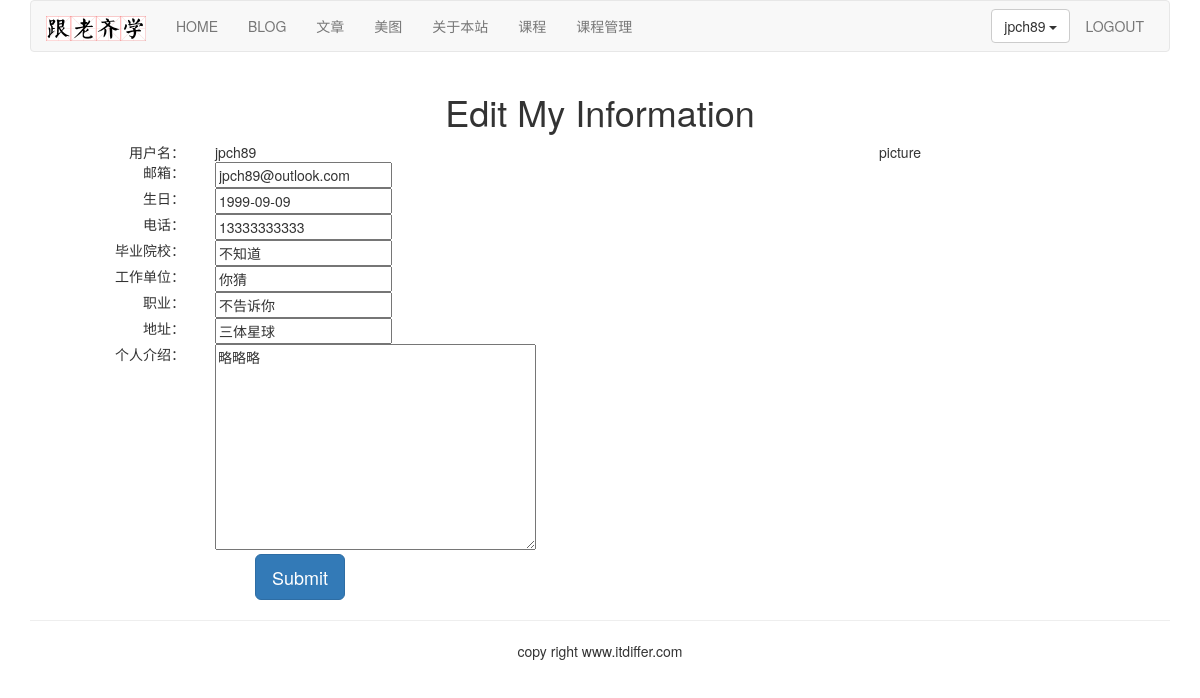
The page /account/edit-my-information/ (signed in) on the database its author committed.
### account/models.py (models this page shows, shortened)
class UserProfile(models.Model):
    user = models.OneToOneField(User, on_delete=models.CASCADE, unique=True)
    birth = models.DateField(blank=True, null=True)
    phone = models.CharField(max_length=20, null=True)

class UserInfo(models.Model):
    user = models.OneToOneField(User, on_delete=models.CASCADE, unique=True)
    school = models.CharField(max_length=100, blank=True)
    company = models.CharField(max_length=100, blank=True)
    profession = models.CharField(max_length=100, blank=True)
    address = models.CharField(max_length=100, blank=True)
    aboutme = models.TextField(blank=True)
    photo = models.ImageField(blank=True)

### account/views.py (the view)
# urls.py: path('edit-my-information/', views.myself_edit, name='edit_my_information'),
@login_required(login_url='/account/login/')
def myself_edit(request):
    userprofile = UserProfile.objects.get(user=request.user) if\
    hasattr(request.user, 'userprofile') else\
    UserProfile.objects.create(user=request.user)
    userinfo = UserInfo.objects.get(user=request.user) if\
    hasattr(request.user, 'userinfo') else\
    UserInfo.objects.create(user=request.user)
    if request.method == 'POST':
        user_form = UserForm(request.POST)
        userprofile_form = UserProfileForm(request.POST)
        userinfo_form = UserInfoForm(request.POST)
        if user_form.is_valid() * userprofile_form.is_valid() * userinfo_form.is_valid():
            user_cd = user_form.cleaned_data
            userprofile_cd = userprofile_form.cleaned_data
            userinfo_cd = userinfo_form.cleaned_data
            request.user.email = user_cd['email']
            userprofile.birth = userprofile_cd['birth']
            userprofile.phone = userprofile_cd['phone']
            userinfo.school = userinfo_cd['school']
            userinfo.company = userinfo_cd['company']
            userinfo.profession = userinfo_cd['profession']
            userinfo.address = userinfo_cd['address']
            userinfo.aboutme = userinfo_cd['aboutme']
            request.user.save()
            userprofile.save()
            userinfo.save()
        return HttpResponseRedirect('/account/my-information/')
    else:
        user_form = UserForm(instance=request.user)
        userprofile_form = UserProfileForm(initial={
            'birth': userprofile.birth,
            'phone': userprofile.phone
        })
        userinfo_form = UserInfoForm(initial={
            'school': userinfo.school,
            'company': userinfo.company,
            'profession': userinfo.profession,
            'address': userinfo.address,
            'aboutme': userinfo.aboutme
        })
        return render(request, 'account/myself_edit.html', {
            'user_form': user_form,
            'userprofile_form': userprofile_form,
            'userinfo_form': userinfo_form
        })

### account/forms.py
class UserForm(forms.ModelForm):
    class Meta:
        model = User
        fields = ('email', )

class UserProfileForm(forms.ModelForm):
    class Meta:
        model = UserProfile
        fields = ('phone', 'birth')

### templates/account/myself_edit.html (shortened to what this page needs)
{% extends "base.html" %}
{% block content %}
<div class="row text-center vertical-middle-sm">
  <h1>Edit My Information</h1>
  <div class="row">
    <div class="col-md-6">
      <form action="." class="form-horizontal" method="post">
        <div class="row">
          <div class="col-md-4 text-right">
            <span>用户名：</span>
          </div>
          <div class="col-md-8 text-left">
            {{ user.username }}
          </div>
        </div>
        <div class="row">
          <div class="col-md-4 text-right">
            <span>邮箱：</span>
          </div>
          <div class="col-md-8 text-left">
            {{ user_form.email }}
          </div>
        </div>
        <div class="row">
          <div class="col-md-4 text-right">
            <span>生日：</span>
          </div>
          <div class="col-md-8 text-left">
            {{ userprofile_form.birth }}
          </div>
        </div>
        <div class="row">
          <div class="col-md-4 text-right">
            <span>电话：</span>
          </div>
          <div class="col-md-8 text-left">
            {{ userprofile_form.phone }}
          </div>
        </div>
        <div class="row">
          <div class="col-md-4 text-right">
            <span>毕业院校：</span>
          </div>
          <div class="col-md-8 text-left">
            {{ userinfo_form.school }}
          </div>
        </div>
        <div class="row">
          <div class="col-md-4 text-right">
            <span>工作单位：</span>
          </div>
          <div class="col-md-8 text-left">
            {{ userinfo_form.company }}
          </div>
        </div>
        <div class="row">
          <div class="col-md-4 text-right">
            <span>职业：</span>
          </div>
          <div class="col-md-8 text-left">
            {{ userinfo_form.profession }}
          </div>
        </div>
        <div class="row">
          <div class="col-md-4 text-right">
            <span>地址：</span>
          </div>
          <div class="col-md-8 text-left">
            {{ userinfo_form.address }}
          </div>
        </div>
        <div class="row">
          <div class="col-md-4 text-right">
            <span>个人介绍：</span>
          </div>
          <div class="col-md-8 text-left">
            {{ userinfo_form.aboutme }}
          </div>
        </div>
        <div class="row">
          <input type="submit" value="Submit" class="btn btn-primary btn-lg">
        </div>
      </form>
    </div>
    <div class="col-md-6">
      <p>picture</p>
    </div>
  </div>
</div>
{% endblock content %}

### templates/header.html (shortened to what this page needs)
{% load staticfiles %}
<div class="container">
  <nav class="navbar navbar-default" role="navigation">
    <div class="navbar-header">
      <a href="http://www.itdiffer.com" class="navbar-brand">
        <img src="{% static '/images/logo.png' %}" width="100px">
      </a>
    </div>
    <div>
      <ul class="nav navbar-nav" role="navigation">
        <li>
          <a href="{% url 'home' %}">HOME</a>
        </li>
        <li>
          <a href="{% url 'blog:blog_title' %}">BLOG</a>
        </li>
        <li>
          <a href="{% url 'article:article_titles' %}">文章</a>
        </li>
        <li>
          <a href="{% url 'image:falls_images' %}">美图</a>
        </li>
        <li><a href="{% url 'course:about' %}">关于本站</a></li>
        <li><a href="{% url 'course:course_list' %}">课程</a></li>
        <li><a href="{% url 'course:manage_course' %}">课程管理</a></li>
      </ul>
      <ul class="nav navbar-nav navbar-right" style="margin-right:10px">
        {% if user.is_authenticated %}
          <li>
            <div class="dropdown" style="margin-top: 8px">
              <button class="btn btn-default dropdown-toggle" type="button" id="dropdownMenu" data-toggle="dropdown">
                {{ user.username }}
                <span class="caret"></span>
              </button>
            </div>
          </li>
          <li><a href="{% url 'account:user_logout' %}">LOGOUT</a></li>
        {% else %}
          <li><a href="{% url 'account:user_login' %}">LOGIN</a></li>
          <li><a href="{% url 'account:user_register' %}">Sign up</a></li>
        {% endif %}
      </ul>
    </div>
  </nav>
</div>

### rows shown on the page
UserProfile: birth "1999-09-09", phone "13333333333"
UserInfo: school "不知道", company "你猜", profession "不告诉你", address "三体星球", aboutme "略略略"

### other values the page prints
{{ user.username }} "jpch89"
